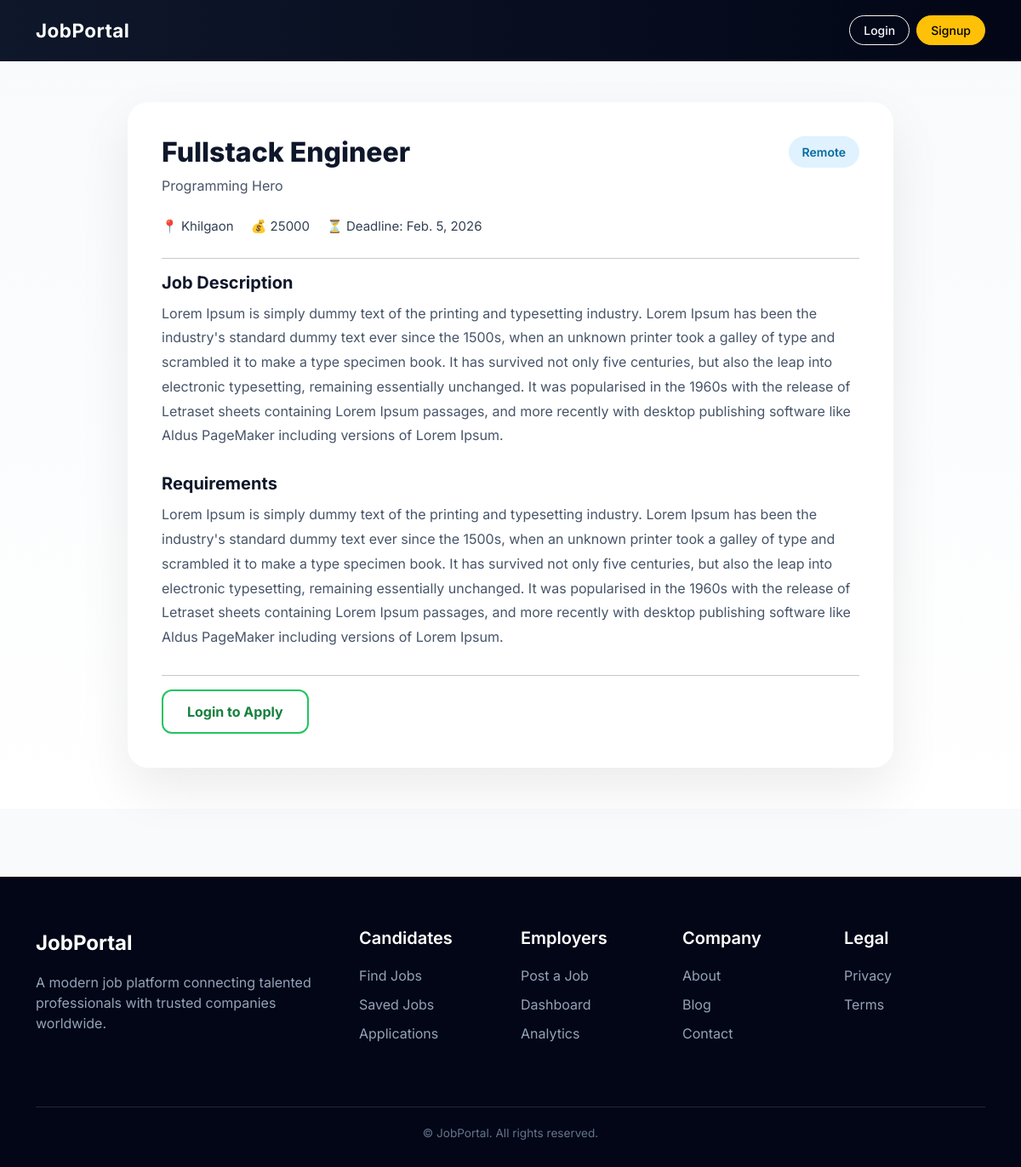
The page /job/6/ on the database its author committed.
### jobs/models.py (models this page shows, shortened)
class Job(models.Model):
    JOB_TYPE = (
        ('full_time', 'Full Time'),
        ('part_time', 'Part Time'),
        ('remote', 'Remote'),
    )
    category = models.ForeignKey(
        Category,
        on_delete=models.SET_NULL,
        null=True,
        related_name='jobs'
    )
    company = models.ForeignKey(Company, on_delete=models.CASCADE)
    title = models.CharField(max_length=200)
    location = models.CharField(max_length=200)
    job_type = models.CharField(max_length=20, choices=JOB_TYPE)
    salary = models.CharField(max_length=100, blank=True)
    description = models.TextField()
    requirements = models.TextField()
    deadline = models.DateField()
    is_featured = models.BooleanField(default=False)
    featured_until = models.DateTimeField(null=True, blank=True)
    created_at = models.DateTimeField(auto_now_add=True)

### companies/models.py (models this page shows, shortened)
class Company(models.Model):
    owner = models.OneToOneField(User, on_delete=models.CASCADE)
    name = models.CharField(max_length=200)
    logo = models.ImageField(upload_to='company_logos/', blank=True, null=True)
    description = models.TextField()
    website = models.URLField(blank=True)
    location = models.CharField(max_length=200)

### jobs/views.py (the view)
# urls.py: path('job/<int:id>/', views.job_detail, name='job_detail'),
def job_detail(request, id):
    job = get_object_or_404(Job, id=id)
    return render(request, 'jobs/job_detail.html', {'job': job})

### templates/jobs/job_detail.html (shortened to what this page needs)
{% extends "base.html" %}
{% block content %}
<section class="job-details-section py-5">
  <div class="container">
    <div class="job-card">
      <div class="job-header">
        <div>
          <h2 class="job-title">{{ job.title }}</h2>
          <div class="company-name">{{ job.company.name }}</div>
        </div>
        <span class="job-type-badge">
          {{ job.get_job_type_display }}
        </span>
      </div>
      <div class="job-meta">
        <span>📍 {{ job.location }}</span>
        <span>💰 {{ job.salary }}</span>
        <span>⏳ Deadline: {{ job.deadline }}</span>
      </div>
      <hr>
      <div class="job-section">
        <h5>Job Description</h5>
        <p>{{ job.description }}</p>
      </div>
      <div class="job-section">
        <h5>Requirements</h5>
        <p>{{ job.requirements }}</p>
      </div>
      <hr>
      <div class="job-actions">
        {% if user.is_authenticated and user.profile.role == 'candidate' %}
          <a href="{% url 'apply_job' job.id %}" class="btn btn-apply">
            Apply Now
          </a>
          <a href="{% url 'save_job' job.id %}" class="btn btn-save">
            ⭐ Save Job
          </a>
        {% elif not user.is_authenticated %}
          <a href="{% url 'login' %}" class="btn btn-login">
            Login to Apply
          </a>
        {% endif %}
      </div>
    </div>
  </div>
</section>
{% endblock %}

### templates/base.html (style rules this page uses)
body { font-family: 'Inter', sans-serif; background: #f8fafc; }

### templates/jobs/job_detail.html (style rules this page uses)
.job-details-section { background:linear-gradient(180deg,#f8fafc,#ffffff); }
.job-card { background:#fff; border-radius:24px; padding:40px; box-shadow:0 25px 60px rgba(0,0,0,.08); max-width:900px; margin:auto; }
.job-header { display:flex; justify-content:space-between; align-items:flex-start; gap:20px; }
.job-title { font-size:32px; font-weight:800; color:#0f172a; }
.company-name { font-size:16px; color:#475569; margin-top:4px; }
.job-type-badge { background:#e0f2fe; color:#0369a1; padding:8px 16px; border-radius:30px; font-weight:600; font-size:14px; white-space:nowrap; }
.job-meta { display:flex; flex-wrap:wrap; gap:20px; margin:25px 0; color:#334155; font-size:15px; }
.job-section { margin-bottom:30px; }
.job-section h5 { font-size:20px; font-weight:700; margin-bottom:10px; color:#0f172a; }
.job-section p { color:#475569; line-height:1.8; font-size:16px; }
.job-actions { display:flex; gap:15px; flex-wrap:wrap; }
.btn-login { border:2px solid #22c55e; color:#15803d; padding:12px 28px; border-radius:12px; font-weight:700; text-decoration:none; transition:.3s; }

### rows shown on the page
Job: title "Fullstack Engineer", company.name "Programming Hero", job_type "Remote", location "Khilgaon", salary "25000", deadline "Feb. 5, 2026", description "Lorem Ipsum is simply dummy text of the printing and typesetting industry. Lorem Ipsum has been the industry's standard dummy text ever since the 1500s, when an unknown printer took a galley of type and scrambled it to make a type specimen book. It has survived not only five centuries, but also the leap into electronic typesetting, remaining essentially unchanged. It was popularised in the 1960s with the release of Letraset sheets containing Lorem Ipsum passages, and more recently with desktop publishing software like Aldus PageMaker including versions of Lorem Ipsum.", requirements "Lorem Ipsum is simply dummy text of the printing and typesetting industry. Lorem Ipsum has been the industry's standard dummy text ever since the 1500s, when an unknown printer took a galley of type and scrambled it to make a type specimen book. It has survived not only five centuries, but also the leap into electronic typesetting, remaining essentially unchanged. It was popularised in the 1960s with the release of Letraset sheets containing Lorem Ipsum passages, and more recently with desktop publishing software like Aldus PageMaker including versions of Lorem Ipsum."
